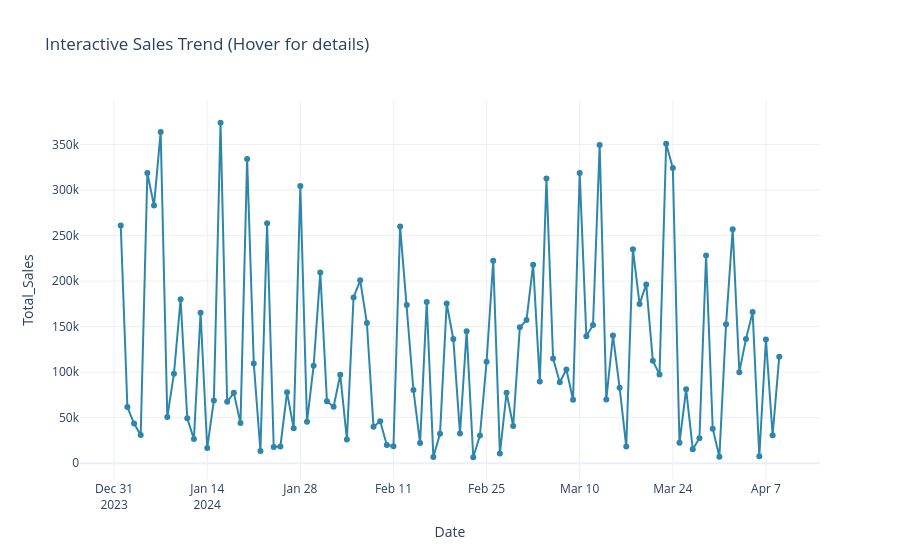

The cell this chart's notebook holds for it:
### Markdown cell above
Plotly creates interactive charts with hover effects.

### Code cell
# Interactive line chart with Plotly
fig = px.line(
    df, 
    x='Date', 
    y='Total_Sales',
    title='Interactive Sales Trend (Hover for details)',
    markers=True
)
fig.update_traces(line_color='#2E86AB', marker=dict(size=6))
fig.update_layout(template='plotly_white')
fig.show()
